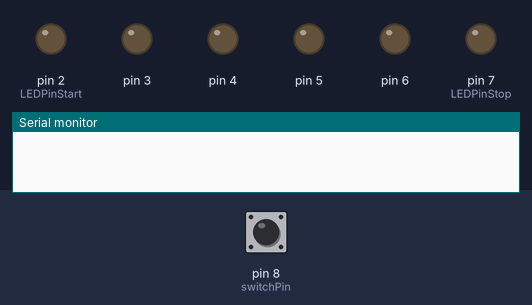
Simulated run of this sketch. Board: Arduino Uno, built with avr-gcc and run on an emulated ATmega328P. Parts: output pins drawn as LEDs (lit = HIGH), the last lines printed to the serial monitor. Inputs (shaded band) come from the test bench; at power-on: pin 8 (switchPin) LOW.

Above: at 4.3 s.
4.4 s: pin 8 (switchPin) pulled HIGH for 3.2 s
At 5.2 s:
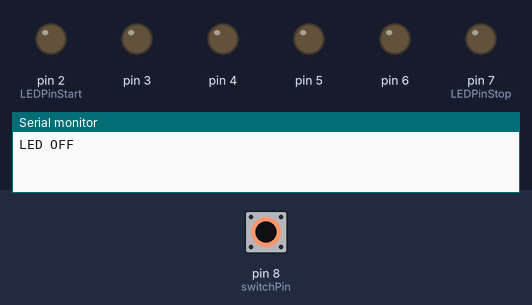
12.1 s: pin 8 (switchPin) pulled HIGH for 1 s
At 18.8 s:
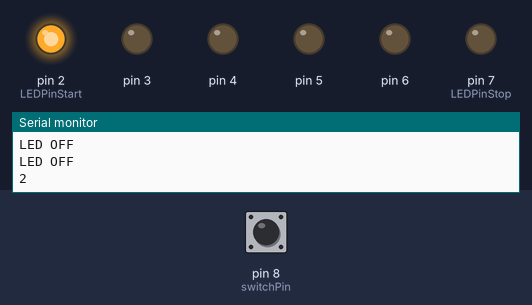
At 23.9 s:
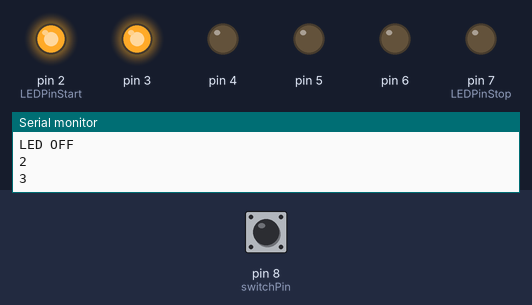
Timing chart, 0 to 34.6 s (numbered marks = the images above; inputs shaded):
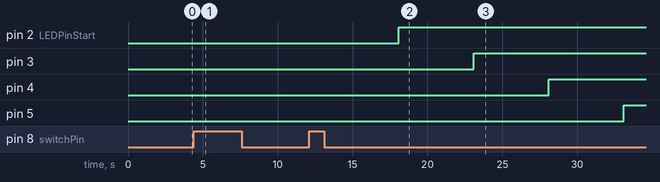

Measured:
- after the input at 4.4 s, pin 2 (LEDPinStart): stays LOW (without the input it goes to HIGH after 0.60 s); pin 3: stays LOW (without the input it goes to HIGH after 5.6 s)
- after the input at 12.1 s, pin 2 (LEDPinStart): LOW → HIGH after 6.0 s instead of 0.50 s; pin 3: LOW → HIGH after 11.0 s instead of 5.5 s; pin 4: LOW → HIGH after 16.0 s instead of 10.5 s; pin 5: LOW → HIGH after 21.0 s instead of 15.5 s; pin 6: stays LOW (without the input it goes to HIGH after 20.5 s)

The sketch:

Project08_DigitalHourglass.ino
```cpp
// Tilt switch pin
const int switchPin = 8;

// Time passed status variable
unsigned long previousTime = 0;

// Tilt switch status variables
int currentSwitchState = 0;
int previousSwitchState = 0;

// Using digital pins 2 to 7
int LEDPinStart = 2;
int LEDPinStop = 7;

// Current set for 5 seconds
unsigned long LEDInterval = 5000;

// LED pin position
int LEDCount = LEDPinStart;

void setup() {
  Serial.begin(9600);

  // Set LED pins as outputs
  for(int i = LEDPinStart; i < LEDPinStop+1; i++){
    pinMode(i, OUTPUT);
  }

  // Set tilt switch pin as input
  pinMode(switchPin, INPUT);


}

void loop() {
  // Set current time in milliseconds
  unsigned long currentTime = millis();

  // If time passed is great than LED intervals, turn on next LED
  if (currentTime - previousTime > LEDInterval){
    previousTime = currentTime;
    digitalWrite(LEDCount, HIGH);

    Serial.println(LEDCount, "LED ON");
    LEDCount += 1;

    if (LEDCount == LEDPinStop){

    }
  }

  // Check current switch state if it has changed
  currentSwitchState = digitalRead(switchPin);

  // If switch state changed than reset LEDs and time
  if (currentSwitchState != previousSwitchState){
    for(int i = LEDPinStart; i < LEDPinStop+1; i++){
      digitalWrite(i, LOW);
    }
    LEDCount = LEDPinStart;
    previousTime = currentTime;

    Serial.println("LED OFF");
  }

  // Re-set switch state for next loop cycle
  previousSwitchState = currentSwitchState;
}
```
